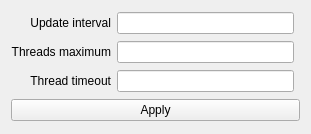
<?xml version="1.0" encoding="UTF-8"?>
<ui version="4.0">
 <class>NetworkSettingsWindow</class>
 <widget class="QWidget" name="NetworkSettingsWindow">
  <property name="windowModality">
   <enum>Qt::ApplicationModal</enum>
  </property>
  <property name="geometry">
   <rect>
    <x>0</x>
    <y>0</y>
    <width>311</width>
    <height>134</height>
   </rect>
  </property>
  <property name="sizePolicy">
   <sizepolicy hsizetype="Fixed" vsizetype="Fixed">
    <horstretch>0</horstretch>
    <verstretch>0</verstretch>
   </sizepolicy>
  </property>
  <property name="windowTitle">
   <string>Network settings</string>
  </property>
  <property name="windowIcon">
   <iconset resource="project-721.qrc">
    <normaloff>:/images/lan-128.png</normaloff>:/images/lan-128.png</iconset>
  </property>
  <layout class="QGridLayout" name="gridLayout">
   <item row="6" column="0" colspan="3">
    <widget class="QPushButton" name="applyButton">
     <property name="text">
      <string>Apply</string>
     </property>
    </widget>
   </item>
   <item row="1" column="1">
    <widget class="QLineEdit" name="threadsCount">
     <property name="inputMethodHints">
      <set>Qt::ImhDigitsOnly</set>
     </property>
     <property name="text">
      <string/>
     </property>
    </widget>
   </item>
   <item row="0" column="0">
    <widget class="QLabel" name="label">
     <property name="text">
      <string>Update interval</string>
     </property>
     <property name="alignment">
      <set>Qt::AlignRight|Qt::AlignTrailing|Qt::AlignVCenter</set>
     </property>
    </widget>
   </item>
   <item row="0" column="1">
    <widget class="QLineEdit" name="updateInterval">
     <property name="inputMethodHints">
      <set>Qt::ImhDigitsOnly</set>
     </property>
     <property name="text">
      <string/>
     </property>
    </widget>
   </item>
   <item row="1" column="0">
    <widget class="QLabel" name="label_2">
     <property name="text">
      <string>Threads maximum</string>
     </property>
     <property name="alignment">
      <set>Qt::AlignRight|Qt::AlignTrailing|Qt::AlignVCenter</set>
     </property>
    </widget>
   </item>
   <item row="2" column="0">
    <widget class="QLabel" name="label_3">
     <property name="text">
      <string>Thread timeout</string>
     </property>
     <property name="alignment">
      <set>Qt::AlignRight|Qt::AlignTrailing|Qt::AlignVCenter</set>
     </property>
    </widget>
   </item>
   <item row="2" column="1">
    <widget class="QLineEdit" name="threadTimeout">
     <property name="inputMethodHints">
      <set>Qt::ImhDigitsOnly</set>
     </property>
     <property name="text">
      <string/>
     </property>
    </widget>
   </item>
  </layout>
 </widget>
 <resources>
  <include location="project-721.qrc"/>
 </resources>
 <connections/>
</ui>
